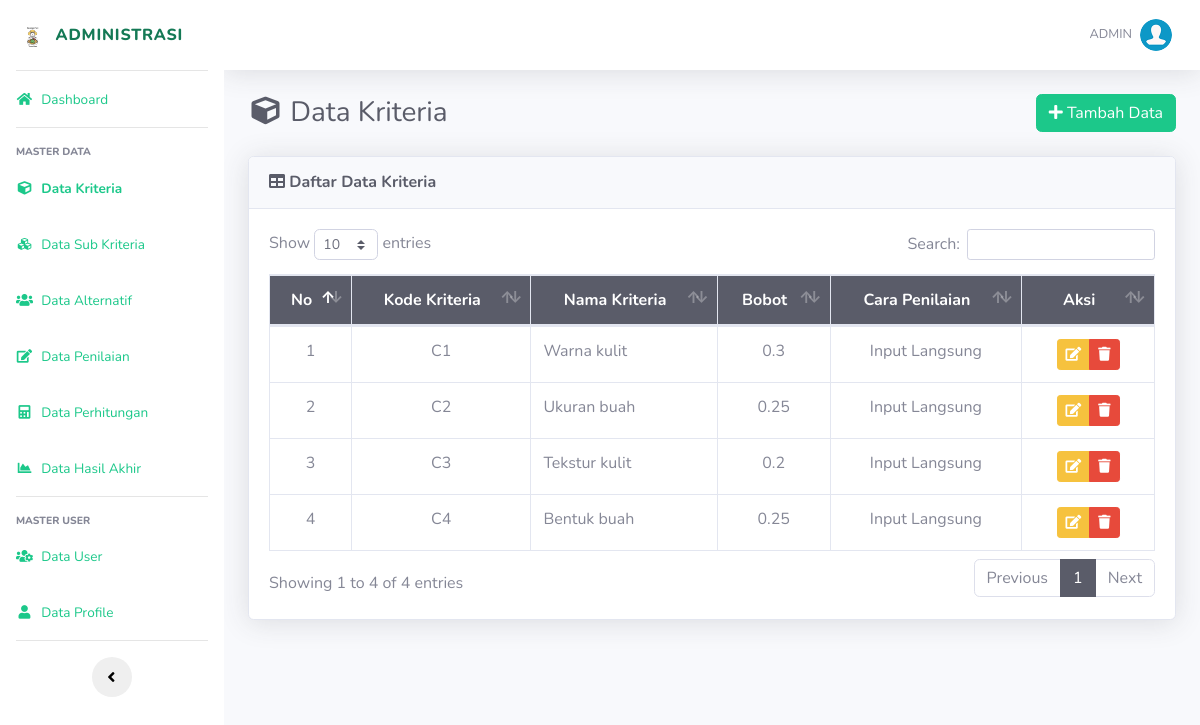
/list-kriteria.php (signed in), run on the app's committed database.
### tables this page shows
CREATE TABLE `kriteria` (
  `id_kriteria` int(11) NOT NULL,
  `kode_kriteria` varchar(10) NOT NULL,
  `nama` varchar(50) NOT NULL,
  `bobot` float NOT NULL,
  `ada_pilihan` tinyint(1) DEFAULT NULL
);

### list-kriteria.php (the view, shortened to what this page needs)
<?php
require_once('includes/init.php');
require_once('template/header.php');
?>
<div class="d-sm-flex align-items-center justify-content-between mb-4">
    <h1 class="h3 mb-0 text-gray-800"><i class="fas fa-fw fa-cube"></i> Data Kriteria</h1>
    <a href="tambah-kriteria.php" class="btn btn-success"> <i class="fa fa-plus"></i> Tambah Data </a>
</div>
<div class="card shadow mb-4">
    <div class="card-header py-3">
        <h6 class="m-0 font-weight-bold text-dark"><i class="fa fa-table"></i> Daftar Data Kriteria</h6>
    </div>
    <div class="card-body">
		<div class="table-responsive">
			<table class="table table-bordered" id="dataTable" width="100%" cellspacing="0">
				<thead class="bg-dark text-white">
					<tr align="center">
						<th>No</th>
						<th>Kode Kriteria</th>
						<th>Nama Kriteria</th>
						<th>Bobot</th>
						<th>Cara Penilaian</th>
						<th width="15%">Aksi</th>
					</tr>
				</thead>
				<tbody>
				<?php
				$no = 1;
				$query = mysqli_query($koneksi,"SELECT * FROM kriteria ORDER BY kode_kriteria ASC");
				while($data = mysqli_fetch_array($query)):
				?>
					<tr align="center">
						<td><?php echo $no; ?></td>
						<td><?php echo $data['kode_kriteria']; ?></td>
						<td align="left"><?php echo $data['nama']; ?></td>
						<td><?php echo $data['bobot']; ?></td>
						<td><?php echo ($data['ada_pilihan']) ? 'Pilihan Sub Kriteria': 'Input Langsung'; ?></td>
						<td>
							<div class="btn-group" role="group">
								<a data-toggle="tooltip" data-placement="bottom" title="Edit Data" href="edit-kriteria.php?id=<?php echo $data['id_kriteria']; ?>" class="btn btn-warning btn-sm"><i class="fa fa-edit"></i></a>
								<a  data-toggle="tooltip" data-placement="bottom" title="Hapus Data" href="hapus-kriteria.php?id=<?php echo $data['id_kriteria']; ?>" onclick="return confirm ('Apakah anda yakin untuk meghapus data ini')" class="btn btn-danger btn-sm"><i class="fa fa-trash"></i></a>
							</div>
						</td>
					</tr>
					<?php
					$no++;
					endwhile; ?>
				</tbody>
			</table>
		</div>
	</div>
</div>
<?php
require_once('template/footer.php');
?>

### data on the page
kriteria: kode_kriteria "C1", nama "Warna kulit", bobot "0.3", ada_pilihan "Input Langsung"
kriteria: kode_kriteria "C2", nama "Ukuran buah", bobot "0.25", ada_pilihan "Input Langsung"
kriteria: kode_kriteria "C3", nama "Tekstur kulit", bobot "0.2", ada_pilihan "Input Langsung"
kriteria: kode_kriteria "C4", nama "Bentuk buah", bobot "0.25", ada_pilihan "Input Langsung"

### other printed values
$_SESSION['username'] "ADMIN"
